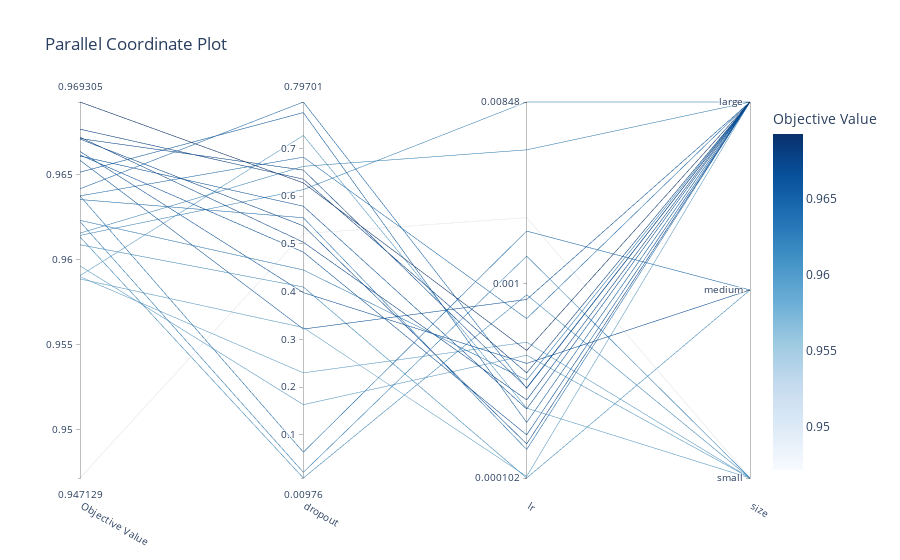

Notebook code cell kept with this figure:
### Code cell
plot_parallel_coordinate(study)

### Figure 1 — Plotly figure (JSON) as saved in the notebook; plotly's stock layout.template omitted (floating-point values rounded to 4 significant figures)
{"data": [{"dimensions": [{"label": "Objective Value", "range": [0.9471, 0.9693], "values": [0.9613, 0.9591, 0.9664, 0.9596, 0.9622, 0.9471, 0.9589, 0.9638, 0.9671, 0.959, 0.9614, 0.9609, 0.9672, 0.9661, 0.9652, 0.9662, 0.9638, 0.9677, 0.9616, 0.9623, 0.9659, 0.9636, 0.9671, 0.9642, 0.9693]}, {"label": "dropout", "range": [0.009761, 0.797], "values": [0.009761, 0.7269, 0.3979, 0.1633, 0.02168, 0.5214, 0.3247, 0.06379, 0.5377, 0.2299, 0.6136, 0.4097, 0.5034, 0.5788, 0.7748, 0.4827, 0.6815, 0.6354, 0.6623, 0.4453, 0.3216, 0.5547, 0.6544, 0.797, 0.6276]}, {"label": "lr", "range": [-3.991, -2.072], "ticktext": ["0.000102", "0.001", "0.00848"], "tickvals": [-3.991, -3, -2.072], "values": [-3.056, -3.635, -3.407, -3.364, -2.859, -2.662, -3.983, -2.731, -3.817, -3.298, -2.072, -3.991, -3.592, -3.639, -3.708, -3.771, -3.177, -3.455, -2.316, -3.491, -3.08, -3.846, -3.531, -3.533, -3.34]}, {"label": "size", "range": [0, 2], "ticktext": ["small", "medium", "large"], "tickvals": [0, 1, 2], "values": [0, 0, 1, 0, 0, 0, 2, 1, 2, 0, 2, 1, 2, 2, 2, 2, 2, 2, 2, 2, 2, 2, 2, 2, 2]}], "labelangle": 30, "labelside": "bottom", "line": {"color": [0.9613, 0.9591, 0.9664, 0.9596, 0.9622, 0.9471, 0.9589, 0.9638, 0.9671, 0.959, 0.9614, 0.9609, 0.9672, 0.9661, 0.9652, 0.9662, 0.9638, 0.9677, 0.9616, 0.9623, 0.9659, 0.9636, 0.9671, 0.9642, 0.9693], "colorbar": {"title": {"text": "Objective Value"}}, "colorscale": [[0, "rgb(247,251,255)"], [0.125, "rgb(222,235,247)"], [0.25, "rgb(198,219,239)"], [0.375, "rgb(158,202,225)"], [0.5, "rgb(107,174,214)"], [0.625, "rgb(66,146,198)"], [0.75, "rgb(33,113,181)"], [0.875, "rgb(8,81,156)"], [1, "rgb(8,48,107)"]], "reversescale": false, "showscale": true}, "type": "parcoords"}], "layout": {"title": {"text": "Parallel Coordinate Plot"}}}
